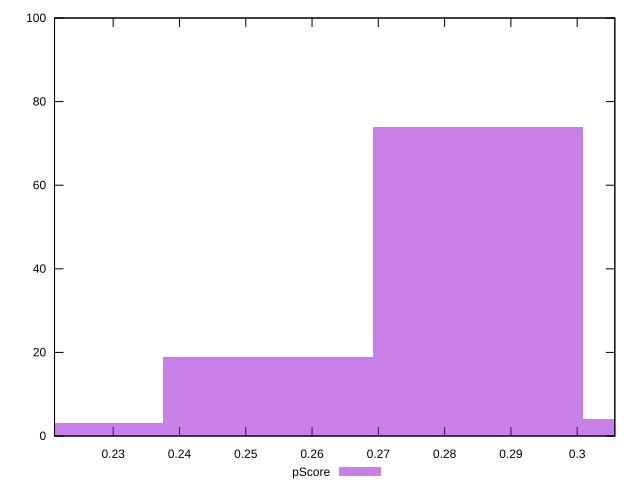

The gnuplot source for this figure:
reset

$pScore <<EOF
0.22165816948158845 3
0.2849890750477566 74
0.25332362226467253 19
0.3166545278308407 4
EOF

set key outside below
set boxwidth 0.031665452783084067
set xrange [0.22114967733357177:0.3056787433962811]
set yrange [0:100]
set trange [0:100]
set style fill transparent solid 0.5 noborder
set terminal svg size 640, 490 enhanced background rgb 'white'
set output "reports/report_00032_2021-02-25T10-28-15.087Z/max-potential-fid/samples/astro/pScore/histogram.svg"

plot $pScore title "pScore" with boxes

reset
